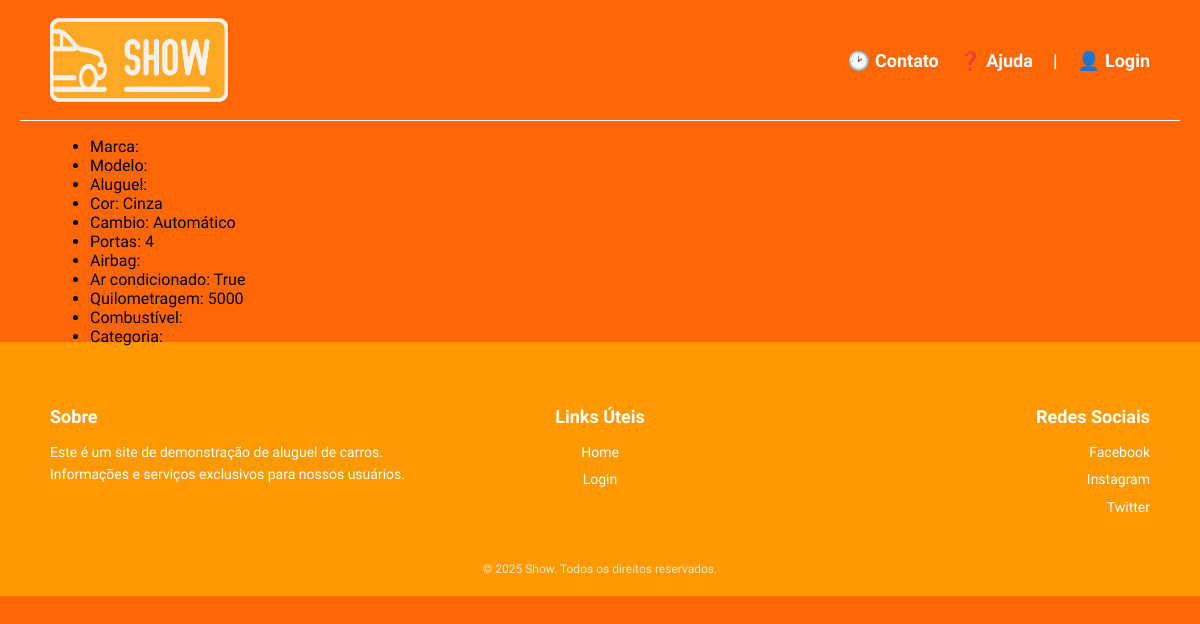
/4, run on the app's committed database.
### models.py (models this page shows, shortened)
class Veiculo(Base):
    __tablename__ = "veiculos"
    id = Column("id", Integer, primary_key=True, autoincrement=True)
    portas = Column("portas", Integer, nullable=False)
    preco_diaria = Column("preco_diaria", Numeric(10, 2), nullable=False)
    placa = Column("placa", String(7), nullable=False)
    cor = Column("cor", String(100), nullable=False)
    preco_compra = Column("preco_compra", Numeric(10, 2), nullable=False)
    capacidade_pessoas = Column("capacidade_pessoas", Integer, nullable=False)
    quilometragem = Column("quilometragem", Integer, nullable=False)
    cambio = Column("cambio", String(100), nullable=False)
    airbags = Column("airbags", Boolean, nullable=False)
    ar_condicionado = Column("ar_condicionado", Boolean, nullable=False)
    disponivel = Column("disponivel", Boolean, nullable=False)
    id_fornecedor = Column("id_fornecedor", Integer, ForeignKey("fornecedores.id"), nullable=False)
    id_garagem = Column("id_garagem", Integer, ForeignKey("garagens.id"), nullable=False)
    id_plano_seguro = Column("id_plano_seguro", Integer, ForeignKey("plano_seguros.id"), nullable=False)
    id_marca = Column("id_marca", Integer, ForeignKey("marcas.id"), nullable=False)
    id_modelo = Column("id_modelo", Integer, ForeignKey("modelos.id"), nullable=False)
    id_categoria = Column("id_categoria", Integer, ForeignKey("categorias.id"), nullable=False)
    id_combustivel = Column("id_combustivel", Integer, ForeignKey("combustiveis.id"), nullable=False)

### app.py (the view)
@app.route("/<int:carro_id>")
def detalhar_carro(carro_id):
    sessao =Sessao()
    carro = sessao.query(Veiculo).filter_by(id=carro_id).first()
    if carro is None:
        abort(404)
    return render_template("detalhar_carro.html", carro= carro)

### templates/detalhar_carro.html (shortened to what this page needs)
    {% extends "base.html" %}
    {% block conteudo_principal %}
    <ul>
        <li>Marca: {{ carro.marca }}</li>
        <li>Modelo: {{ carro.modelo }}</li>
        <li>Aluguel: {{ carro.aluguel }}</li>
        <li>Cor: {{ carro.cor }}</li>
        <li>Cambio: {{ carro.cambio }}</li>
        <li>Portas: {{ carro.portas }}</li>
        <li>Airbag: {{ carro.airbag }}</li>
        <li>Ar condicionado: {{ carro.ar_condicionado }}</li>
        <li>Quilometragem: {{ carro.quilometragem }}</li>
        <li>Combustível: {{ carro.combustivel }}</li>
        <li>Categoria: {{ carro.categoria }}</li>
    </ul>
    {% endblock %}

### static/estilo.css (style rules this page uses)
body { font-family: "Work Sans"; background-color: #ff6606; display: block; padding-left: 20px; padding-right: 20px; margin: 0; min-height: 100vh; }

### data on the page
Veiculo: cor "Cinza", cambio "Automático", portas "4", ar_condicionado "True", quilometragem "5000"
